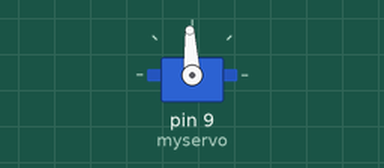
This sketch was run on a simulated Arduino Uno, built with avr-gcc and run on an emulated ATmega328P. On the bench: servo. What the sketch prints to the serial monitor is not drawn.

Above: at 0.05 s.
At 0.65 s:
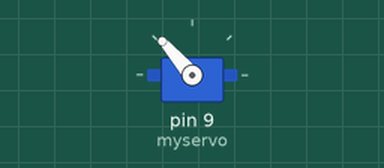
At 1.25 s:
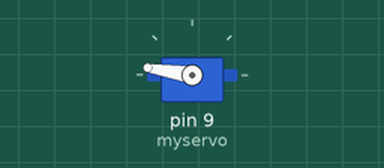
At 2.5 s:
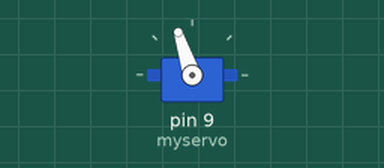
Timing chart, 0 to 6.4 s (numbered marks = the images above):
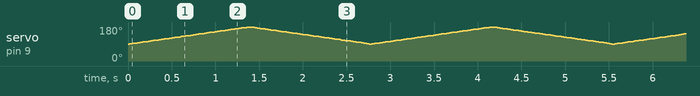

The sketch:

servo.ino
```cpp
#include <Servo.h>

Servo myservo;  // create servo object to control a servo
// twelve servo objects can be created on most boards

int pos = 0;    // variable to store the servo position

void setup() {
  Serial.begin(9600);
  myservo.attach(9);  // attaches the servo on pin 9 to the servo object
}

void loop() {

  for (pos = 90; pos <= 180; pos += 1) { // goes from 0 degrees to 180 degrees
    // in steps of 1 degree
    Serial.println(pos);
    myservo.write(pos);              // tell servo to go to position in variable 'pos'
    delay(15);                       // waits 15ms for the servo to reach the position
  }
  for (pos = 180; pos >= 90; pos -= 1) { // goes from 180 degrees to 0 degrees
    Serial.println(pos);
    myservo.write(pos);              // tell servo to go to position in variable 'pos'
    delay(15);                       // waits 15ms for the servo to reach the position
  }
 }
```
